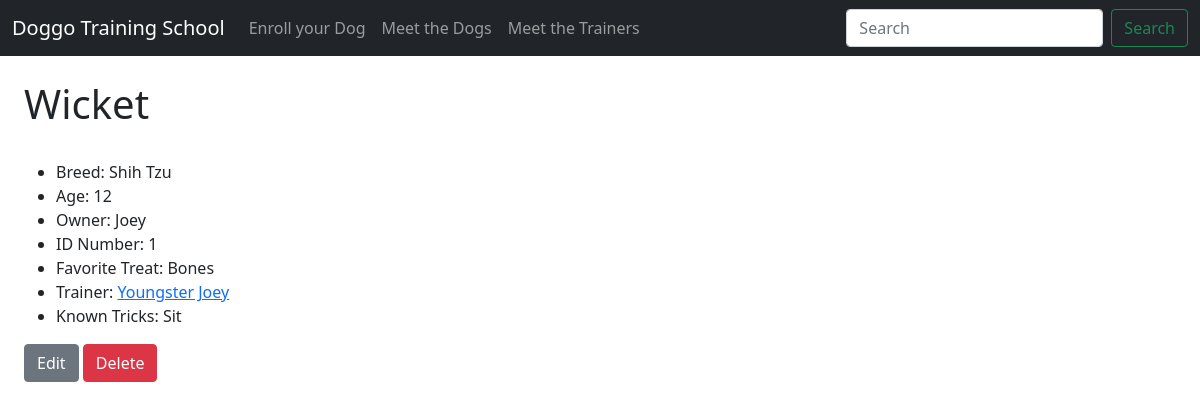
Before: /dog_profile/1 with the older database file.
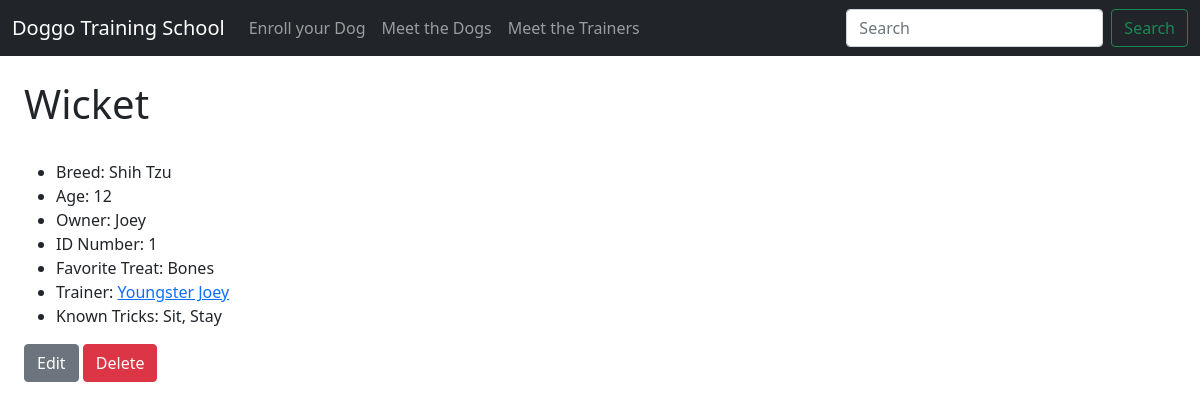
After: the same page with the newer database file.
### tables this page shows
CREATE TABLE "dogs" (
	"id"	INTEGER NOT NULL UNIQUE,
	"name"	TEXT NOT NULL,
	"breed"	TEXT,
	"age"	INTEGER,
	"owner"	NUMERIC NOT NULL,
	"treats"	TEXT,
	"trainer"	TEXT,
	"pic"	TEXT,
	"tricks"	TEXT,
	"medical_history"	TEXT,
	PRIMARY KEY("id" AUTOINCREMENT)
);

### app.py (the view)
@app.route('/dog_profile/<int:dog_id>')
def dog_profile(dog_id):
    dogs = read_dog_by_id(dog_id)
    return render_template('dog_profile.html',dogs=dogs)

### dog_data.py (called while the page is built)
def connect_db(path):
    conn = sqlite3.connect(path)
    conn.row_factory = sqlite3.Row
    return (conn, conn.cursor())

def read_dog_by_id(dog_id):
    conn, cur = connect_db(db_path)
    query = 'SELECT * FROM dogs WHERE id=?'
    result = cur.execute(query, (dog_id,)).fetchone()
    conn.close()
    return result

### templates/dog_profile.html (shortened to what this page needs)
{% extends 'base.html' %}
{% block content %}
<h1>{{ dogs.name }}</h1>
<ul>
  {% if dogs.breed %}
  <li>Breed: {{ dogs.breed }}</li>
  {% else %}
  <li>No breed info available</li>
  {% endif %}
  <li>Age: {{ dogs.age }}</li>
  <li>Owner: {{dogs.owner}}</li>
  <li>ID Number: {{dogs.id}}</li>
  <li>Favorite Treat: {{dogs.treats}} </li>
  <li>Trainer: <a href="{{ url_for('trainer_profile', trainer=dogs.trainer) }}">{{dogs.trainer}}</a></li>
  <li>Known Tricks: {{dogs.tricks}} </li>
</ul>
<form action="{{ url_for('modify',dog_name=dogs.name, dog_id=dogs.id) }}" method="post">
  <input class="btn btn-secondary" type="submit" value="Edit" name="action">
  <input class="btn btn-danger" type="submit" value="Delete" name="action">
</form>
{% endblock %}

Changed rows visible on the page:
changed dogs "Wicket": tricks "Sit" → "Sit, Stay"
